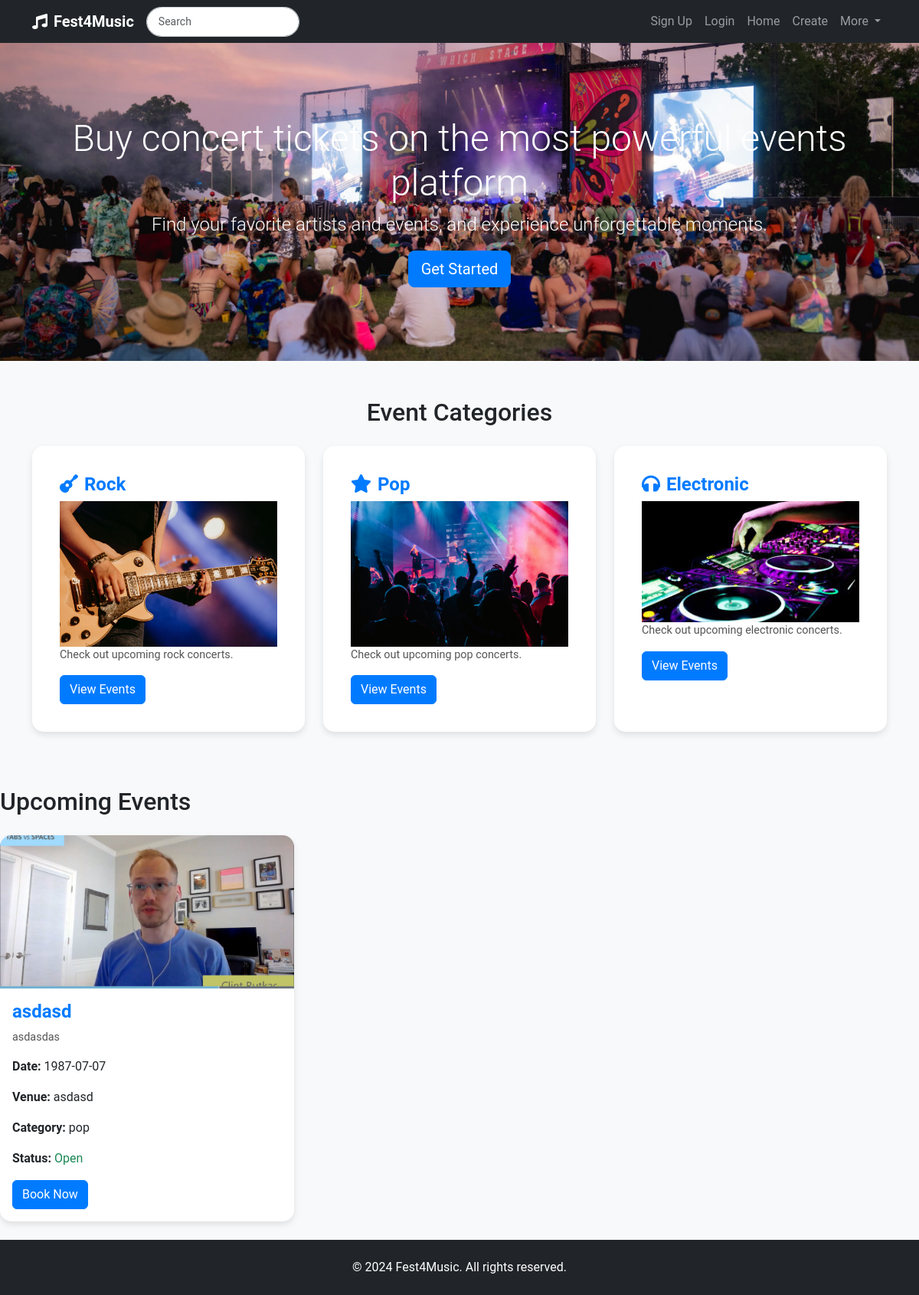
The page / on the database its author committed.
### website/models.py (models this page shows)
class Event(db.Model):
    id = db.Column(db.Integer, primary_key=True)
    title = db.Column(db.String(100), nullable=False)
    description = db.Column(db.Text)
    date = db.Column(db.Date, nullable=False)
    time = db.Column(db.Time, nullable=False)
    image = db.Column(db.String(400))
    venue = db.Column(db.String(400))
    status = db.Column(db.String(20), nullable=False)
    category = db.Column(db.String(50), nullable=False)
    price = db.Column(db.Integer)
    user_id = db.Column(db.Integer, db.ForeignKey('user.id'), nullable=False)
    comments = db.relationship('Comment', backref='event', lazy=True)

### website/views.py (the view)
@main_bp.route('/')
@main_bp.route('/category/<category>')
def index(category=None):
    if category:
        events = Event.query.filter(Event.category.ilike(category.lower())).all()
    else:
        events = Event.query.all()
    return render_template('index.html', events=events, category=category)

### website/templates/index.html (shortened to what this page needs)
{% extends "base.html" %}
{% block content %}
<div class="jumbotron jumbotron-fluid hero-section"
    style="background-image: url('static/Img/main.jpg'); background-size: cover;">
    <div class="container text-center">
        <h1 class="display-4">Buy concert tickets on the most powerful events platform</h1>
        <p class="lead">Find your favorite artists and events, and experience unforgettable moments.</p>
        <a href="#upcoming-events" class="btn btn-primary btn-lg">Get Started</a>
    </div>
</div>
<div class="container mt-5">
    <h2 class="text-center mb-4">Event Categories</h2>
    <div class="row">
        {% for cat in ['Rock', 'Pop', 'Electronic'] %}
        <div class="col-md-4 mb-4">
            <div class="card event-category-card h-100">
                <div class="card-body">
                    <h5 class="card-title"><i
                            class="fas fa-{{ 'guitar' if cat == 'Rock' else 'star' if cat == 'Pop' else 'headphones' }} me-2"></i>{{
                        cat }}</h5>
                    <div class="card-image">
                        <img src="{{ url_for('static', filename='Img/' + cat.lower() + '.jpg') }}" class="img-fluid"
                            alt="{{ cat }}">
                    </div>
                    <p class="card-text">Check out upcoming {{ cat.lower() }} concerts.</p>
                    <a href="{{ url_for('main.index', category=cat.lower()) }}" class="btn btn-primary btn-block">View
                        Events</a>
                </div>
            </div>
        </div>
        {% endfor %}
    </div>
</div>
<h2 id="upcoming-events" class="mt-5 mb-4">Upcoming Events</h2>
<div class="row">
    {% for event in events %}
    <div class="col-md-4 mb-4">
        <div class="card h-100">
            <img src="{{ event.image }}" class="card-img-top" alt="{{ event.title }}">
            <div class="card-body">
                <h5 class="card-title">{{ event.title }}</h5>
                <p class="card-text">{{ event.description }}</p>
                <p><strong>Date:</strong> {{ event.date.strftime('%Y-%m-%d') }}</p>
                <p><strong>Venue:</strong> {{ event.venue }}</p>
                <p><strong>Category:</strong> {{ event.category }}</p>
                <p><strong>Status:</strong> <span class="{{ 'text-success' if event.status == 'Open' else 'text-danger' if event.status in ['Sold Out', 'Cancelled'] else 'text-warning' }}">{{ event.status }}</span></p>
                <a href="{{ url_for('main.event_detail', event_id=event.id) }}" class="btn btn-primary">Book Now</a>
            </div>
        </div>
    </div>
    {% else %}
    <div class="col-12">
        <p>No events found.</p>
    </div>
    {% endfor %}
</div>
{% endblock %}

### website/static/Style/style.css (style rules this page uses)
body { font-family: 'Roboto', sans-serif; background-color: #f8f9fa; overflow-x: hidden; padding-top: 56px; }
.event-category-card { border-radius: 10px; box-shadow: 0 0.5rem 1rem rgba(0, 0, 0, 0.15); transition: transform 0.3s ease-in-out; background-color: #fff; padding: 20px; }
.card-title { font-weight: bold; }
.btn-primary { background-color: #007bff; border-color: #007bff; }
.jumbotron.hero-section { background-size: cover; background-position: center; color: white; padding-top: 6rem; padding-bottom: 6rem; }
.hero-section h1 { font-size: 3rem; }
.hero-section p { font-size: 1.5rem; }
body { font-family: 'Roboto', sans-serif; background-color: #f8f9fa; padding-top: 56px; }
.card { transition: transform 0.3s ease-in-out; border-radius: 15px; box-shadow: 0 0 10px rgba(0, 0, 0, 0.1); }
.card-img-top { height: 200px; object-fit: cover; border-top-left-radius: 15px; border-top-right-radius: 15px; }
.card-title { font-size: 1.25rem; font-weight: bold; }
.card-text { font-size: 0.9rem; }
.img-fluid { width: 100%; height: auto; }
.card { border: none; box-shadow: 0 4px 8px rgba(0, 0, 0, 0.1); }
.card-title { font-size: 1.5rem; font-weight: bold; color: #007bff; }
.card-text { color: #555; }
.btn-primary { background-color: #007bff; border-color: #007bff; transition: all 0.3s ease; }

### website/templates/base.html (style rules this page uses)
html, body { height: 100%; }
body { display: flex; flex-direction: column; }

### rows shown on the page
Event: category "Pop", shows a picture, lower "pop", image (picture), title "asdasd", description "asdasdas", date "1987-07-07", venue "asdasd", category "pop", status "Open"

### other values the page prints
{{ cat }} "Rock" "Electronic"
{{ cat.lower() }} "rock" "electronic"
